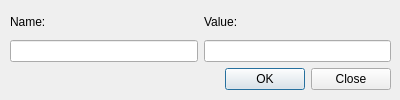
<?xml version="1.0" encoding="UTF-8"?>
<ui version="4.0">
 <class>CFormCreatorWidget</class>
 <widget class="QDialog" name="CFormCreatorWidget">
  <property name="geometry">
   <rect>
    <x>0</x>
    <y>0</y>
    <width>400</width>
    <height>100</height>
   </rect>
  </property>
  <property name="windowTitle">
   <string>Dialog</string>
  </property>
  <widget class="QWidget" name="verticalLayoutWidget">
   <property name="geometry">
    <rect>
     <x>10</x>
     <y>10</y>
     <width>381</width>
     <height>80</height>
    </rect>
   </property>
   <layout class="QVBoxLayout" name="mainLayout">
    <item>
     <layout class="QHBoxLayout" name="HorizontalLayout">
      <item>
       <layout class="QVBoxLayout" name="LayoutName">
        <item>
         <widget class="QLabel" name="LabalName">
          <property name="text">
           <string>Name:</string>
          </property>
         </widget>
        </item>
        <item>
         <widget class="QLineEdit" name="LineEditName"/>
        </item>
       </layout>
      </item>
      <item>
       <layout class="QVBoxLayout" name="LayoutValue">
        <item>
         <widget class="QLabel" name="LabelValue">
          <property name="text">
           <string>Value:</string>
          </property>
         </widget>
        </item>
        <item>
         <widget class="QLineEdit" name="LineEditValue"/>
        </item>
       </layout>
      </item>
     </layout>
    </item>
    <item>
     <widget class="QDialogButtonBox" name="buttonBox">
      <property name="orientation">
       <enum>Qt::Horizontal</enum>
      </property>
      <property name="standardButtons">
       <set>QDialogButtonBox::Close|QDialogButtonBox::Ok</set>
      </property>
     </widget>
    </item>
   </layout>
  </widget>
 </widget>
 <resources/>
 <connections/>
</ui>
